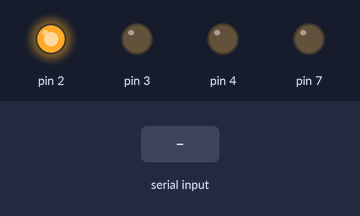
Simulated run of this sketch. Board: Arduino Uno, built with avr-gcc and run on an emulated ATmega328P. Shown: output pins drawn as LEDs (lit = HIGH). The inputs (shaded band) are chosen by the test bench. What the sketch prints to the serial monitor is not drawn.

Above: at 1.2 s.
1.3 s: "AC" received over Serial
At 4.2 s:
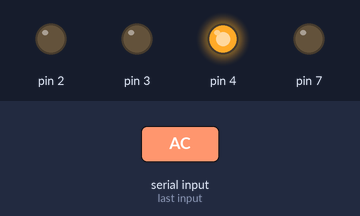
4.3 s: "KAPA" received over Serial
At 7.1 s:
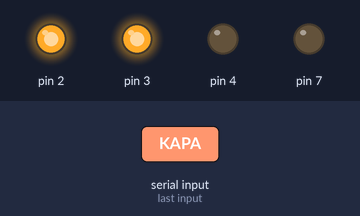
7.3 s: "AC" received over Serial
At 9.5 s:
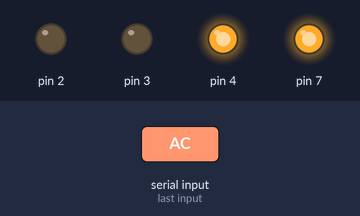
Timing chart, 0 to 11.3 s (numbered marks = the images above; inputs shaded):
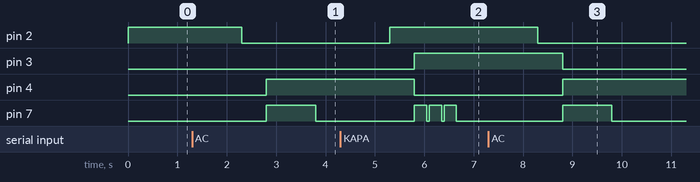

Measured:
- after the input at 1.3 s, pin 2: HIGH → LOW after 1.0 s; pin 4: LOW → HIGH after 1.5 s; pin 7: LOW → HIGH after 1.5 s, → LOW 1.0 s later
- after the input at 4.3 s, pin 2: LOW → HIGH after 1.0 s; pin 3: LOW → HIGH after 1.5 s; pin 4: HIGH → LOW after 1.5 s; pin 7: alternates HIGH for 0.25 s and LOW for 0.05 s, 6 changes in all, then stays LOW, starting after 1.5 s
- after the input at 7.3 s, pin 2: HIGH → LOW after 1.0 s; pin 3: HIGH → LOW after 1.5 s; pin 4: LOW → HIGH after 1.5 s; pin 7: LOW → HIGH after 1.5 s, → LOW 1.0 s later

The sketch:

ArduinoSerial.ino
```cpp
/*
 Name:		ArduinoSerial.ino
 Created:	7/28/2018 3:46:33 AM
 Author:	Muhammed Eminoğlu
 WebSite:   www.algoritmauzmani.com
*/

/*  Pin                    : Arduino Uno

	Role tetikle pini (in) : 2
	Kırmızı Led + Uç       : 3
	Yeşil Led + Uç         : 4
	Devreli Buzzer + Uç    : 7
*/
//KAPI Kapalı ise 0, açık ise 1 olacak
byte KAPIDURUMU = 0;

//Kapı durumunda değişiklik olmadıysa aynı durum gönderilmesin diye bir değişken
byte SONDURUM = 255;

//Kapıyı Açan Fonksiyon
void KapiAc()
{
	//Kapı kapalı ise ...
	if (KAPIDURUMU == 0)
	{
		//Röleyi tetikliyoruz (Röle low ile tetikleniyor)
		digitalWrite(2, LOW);
		delay(500);

		//Kırmızı ledi söndürüyoruz
		digitalWrite(3, LOW);
		//Yeşil Ledi Yakıyoruz
		digitalWrite(4, HIGH);

		//Buzzer'ı tetikleyen fonksiyon 2 parametre alıyor
		//Kaç kez ses çıkaracağı ve sesin çıkma süresi
		KisaCal(1, 1000);
		//Kapı durumu artık açık
		KAPIDURUMU = 1;
	}
}

//Kapıyı Kapatan fonksiyon
void KapiKapa()
{
	//Röleyi kapalı duruma getiriyoruz. (Elimdeki röle ters mantıkla çalışıyor)
	digitalWrite(2, HIGH);
	delay(500);
	//Yeşil Ledi Söndürüyoruz
	digitalWrite(4, LOW);
	//Kırmızı Ledi Yakıyoruz
	digitalWrite(3, HIGH);

	//Buzzer'ı 3 defa 250 milisaniyede bir öttürüyoruz
	KisaCal(3,250);

	//Kapı durumunu kapalı olarak belirtiyoruz
	KAPIDURUMU = 0;
}

//Kapı durumunu serialden yazdıran fonksiyon
void DurumYaz(int i=0)
{
	if (i == 0)
	{
		//Eğer kapının mevcut durumunda değişiklik olduysa buraya girecek
		if (SONDURUM != KAPIDURUMU)
		{
			if (KAPIDURUMU == 0)
			{
				Serial.println("KAPALI");
				SONDURUM = 0;
			}

			else if (KAPIDURUMU == 1)
			{
				Serial.println("ACIK");
				SONDURUM = 1;
			}

		}
	}
	else
	{
		if (KAPIDURUMU == 0)
		{
			Serial.write("KAPALI");
			SONDURUM = 0;
		}

		else if (KAPIDURUMU == 1)
		{
			Serial.write("ACIK");
			SONDURUM = 1;
		}
	}

}

//Buzzerı tetikleyen fonksiyon
void KisaCal(int KacDefa, int miliSaniye)
{
	for (int i = 0; i < KacDefa; i++)
	{
		digitalWrite(7, HIGH);
		delay(miliSaniye);
		digitalWrite(7, LOW);
		delay(miliSaniye / 5);
	}


}

// Setup Fonksiyonumuz, Pin modları burada set ediyoruz.
void setup() {
	Serial.begin(115200);
	pinMode(2, OUTPUT);
	digitalWrite(2, HIGH);
	pinMode(3, OUTPUT);
	pinMode(4, OUTPUT);
	pinMode(7, OUTPUT);

}

// Esas çalışan fonksiyonumuz, döngümüz, her şeyimiz
void loop() {
	//Eğer seri port üzerinden veri gelirse ilgili fonksiyona yöneliyor.
	if (Serial.available())
		SerialKontrol();

	//Kapının mevcut durumunu seri port üzerinden gönderiyor.
	//Fonksiyonu incelerseniz, aynı durumu seri port üzerinden tekrar tekrar
	//Göndermesini engellediğimizi görürsünüz.
	DurumYaz();
}

//Seri porttan gelen veriyi handle eder.
void SerialKontrol()
{
	while (Serial.available())
	{
		String Gelen = Serial.readString();

		if (Gelen == "AC")
			KapiAc();
		else if (Gelen == "KAPA")
			KapiKapa();
		DurumYaz(1);

	}
}
```
